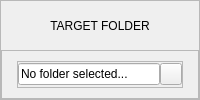
                      <widget class="QFrame" name="frame_targetFolder">
                       <property name="minimumSize">
                        <size>
                         <width>0</width>
                         <height>80</height>
                        </size>
                       </property>
                       <property name="frameShape">
                        <enum>QFrame::StyledPanel</enum>
                       </property>
                       <property name="frameShadow">
                        <enum>QFrame::Raised</enum>
                       </property>
                       <layout class="QVBoxLayout" name="verticalLayout_22">
                        <property name="spacing">
                         <number>0</number>
                        </property>
                        <property name="leftMargin">
                         <number>0</number>
                        </property>
                        <property name="topMargin">
                         <number>0</number>
                        </property>
                        <property name="rightMargin">
                         <number>0</number>
                        </property>
                        <property name="bottomMargin">
                         <number>0</number>
                        </property>
                        <item>
                         <layout class="QVBoxLayout" name="verticalLayout_21">
                          <property name="spacing">
                           <number>0</number>
                          </property>
                          <item>
                           <widget class="QLabel" name="title_targetFolder">
                            <property name="minimumSize">
                             <size>
                              <width>0</width>
                              <height>36</height>
                             </size>
                            </property>
                            <property name="text">
                             <string>TARGET FOLDER</string>
                            </property>
                            <property name="alignment">
                             <set>Qt::AlignCenter</set>
                            </property>
                            <property name="isFolderTitle" stdset="0">
                             <bool>true</bool>
                            </property>
                           </widget>
                          </item>
                          <item>
                           <widget class="QFrame" name="row_targetFolder">
                            <property name="frameShape">
                             <enum>QFrame::StyledPanel</enum>
                            </property>
                            <property name="frameShadow">
                             <enum>QFrame::Raised</enum>
                            </property>
                            <layout class="QHBoxLayout" name="horizontalLayout_9">
                             <property name="spacing">
                              <number>0</number>
                             </property>
                             <property name="topMargin">
                              <number>0</number>
                             </property>
                             <property name="bottomMargin">
                              <number>0</number>
                             </property>
                             <item>
                              <layout class="QHBoxLayout" name="horizontalLayout_8">
                               <property name="spacing">
                                <number>0</number>
                               </property>
                               <item>
                                <widget class="QWidget" name="widget_2" native="true">
                                 <property name="minimumSize">
                                  <size>
                                   <width>0</width>
                                   <height>0</height>
                                  </size>
                                 </property>
                                 <layout class="QHBoxLayout" name="horizontalLayout_20">
                                  <property name="spacing">
                                   <number>0</number>
                                  </property>
                                  <property name="leftMargin">
                                   <number>6</number>
                                  </property>
                                  <property name="topMargin">
                                   <number>10</number>
                                  </property>
                                  <property name="rightMargin">
                                   <number>6</number>
                                  </property>
                                  <property name="bottomMargin">
                                   <number>10</number>
                                  </property>
                                  <item>
                                   <widget class="QFrame" name="frame_inputTargetFolder">
                                    <property name="minimumSize">
                                     <size>
                                      <width>50</width>
                                      <height>0</height>
                                     </size>
                                    </property>
                                    <property name="frameShape">
                                     <enum>QFrame::StyledPanel</enum>
                                    </property>
                                    <property name="frameShadow">
                                     <enum>QFrame::Raised</enum>
                                    </property>
                                    <layout class="QHBoxLayout" name="horizontalLayout_5">
                                     <property name="spacing">
                                      <number>0</number>
                                     </property>
                                     <property name="leftMargin">
                                      <number>0</number>
                                     </property>
                                     <property name="topMargin">
                                      <number>0</number>
                                     </property>
                                     <property name="rightMargin">
                                      <number>0</number>
                                     </property>
                                     <property name="bottomMargin">
                                      <number>0</number>
                                     </property>
                                     <item>
                                      <widget class="QLineEdit" name="input_targetFolder">
                                       <property name="minimumSize">
                                        <size>
                                         <width>0</width>
                                         <height>22</height>
                                        </size>
                                       </property>
                                       <property name="text">
                                        <string>No folder selected...</string>
                                       </property>
                                       <property name="readOnly">
                                        <bool>true</bool>
                                       </property>
                                      </widget>
                                     </item>
                                     <item>
                                      <widget class="QPushButton" name="btn_browseTargetFolder">
                                       <property name="minimumSize">
                                        <size>
                                         <width>22</width>
                                         <height>22</height>
                                        </size>
                                       </property>
                                       <property name="maximumSize">
                                        <size>
                                         <width>22</width>
                                         <height>22</height>
                                        </size>
                                       </property>
                                       <property name="text">
                                        <string/>
                                       </property>
                                       <property name="iconSize">
                                        <size>
                                         <width>12</width>
                                         <height>12</height>
                                        </size>
                                       </property>
                                      </widget>
                                     </item>
                                    </layout>
                                   </widget>
                                  </item>
                                 </layout>
                                </widget>
                               </item>
                              </layout>
                             </item>
                            </layout>
                           </widget>
                          </item>
                         </layout>
                        </item>
                       </layout>
                      </widget>
